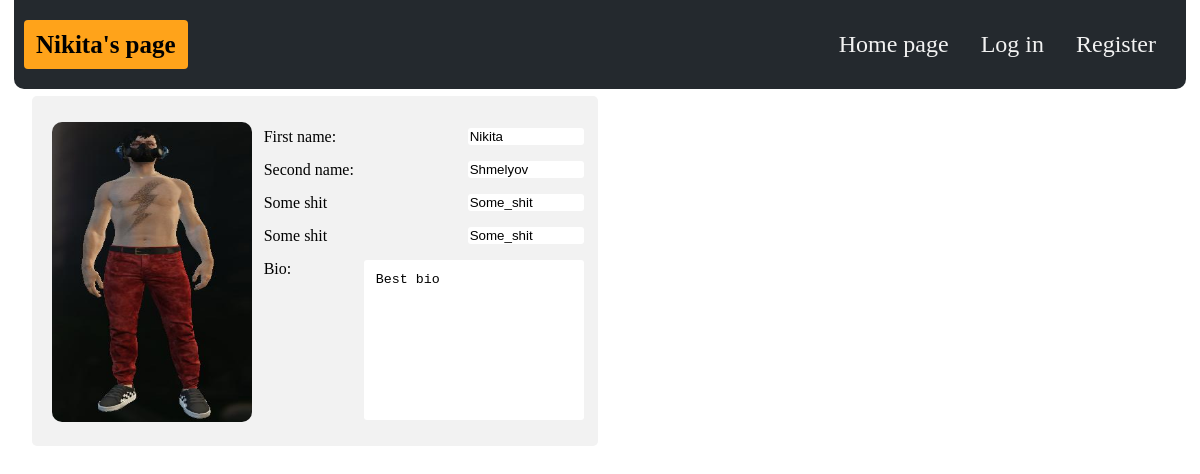
/user/profile/1/, run on an earlier commit of the app's database.
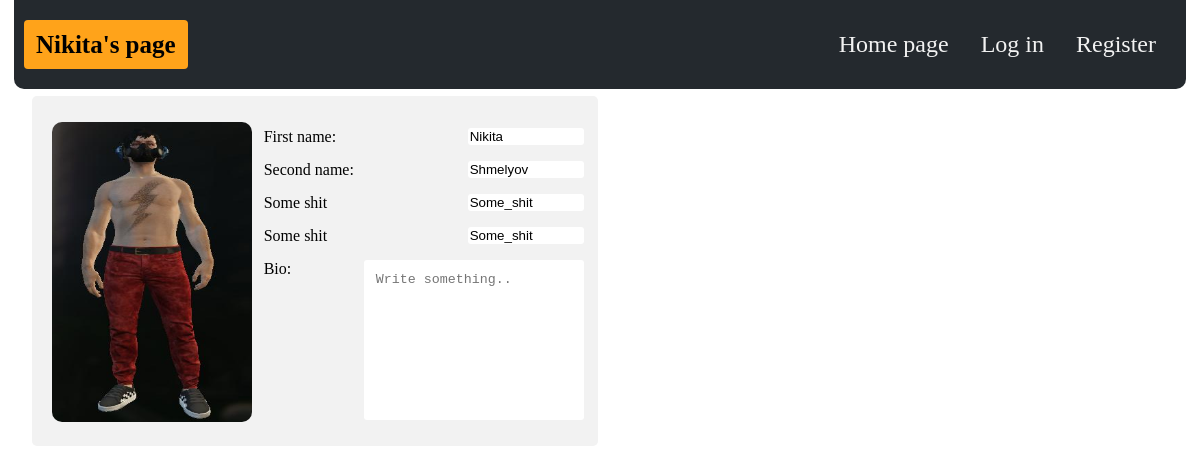
And on a later commit of the database.
### social_media/apps/user/models.py (models this page shows, shortened)
class UserProfile(models.Model):
    user = models.OneToOneField(
        User, on_delete=models.CASCADE
        )
    profile_id = models.PositiveIntegerField(
        verbose_name='User ID',
    )
    first_name = models.TextField(max_length=100, blank=True)
    second_name = models.TextField(max_length=100, blank=True)
    bio = models.TextField(max_length=10000, blank=True)
    avatar = models.ImageField(
        upload_to='profile_image',
        blank=True,
    )

### social_media/apps/user/views.py (the view)
# urls.py: path('profile/<int:profile_id>/', views.show_profile, name='show_profile'),
def show_profile(request, profile_id, friend_requests=None, check_list=None, friend_list=None):
    profile = UserProfile.objects.get(profile_id=profile_id)
    if not profile.avatar:
        profile.avatar = 'default_image/default.jpg'
    if request.user.id == profile_id:
        friend_requests = FriendshipRequest.objects.filter(to_user=profile_id)
    else:
        friend_requests = FriendshipRequest.objects.filter(to_user=request.user.id)
    check_list = [i['from_user_id'] for i in friend_requests.values()]
    friend_list = [
        UserProfile.objects.get(profile_id=i.from_user_id)
        for i in Friend.objects.filter(to_user=profile_id)
        ]
    friends_id = [i.user.id for i in friend_list]
    return render(request, 'profile_page.html', {
                'profile': profile,
                'friend_requests': friend_requests,
                'check_list': check_list,
                'friend_list': friend_list, # profiles
                'friends_id': friends_id,
        })

### social_media/apps/user/templates/profile_page.html (shortened to what this page needs)
{% extends 'profile.html' %}
{% block page_info %}
    {% if profile.profile_id == request.user.id %}
        <form action="{% url 'user:edit_profile' profile.profile_id %}" method="post" enctype="multipart/form-data">
            {% csrf_token %}
        <div class="row">
            <div class="col-25">
                <div class="profile_image">
                    <img src="{{ profile.avatar.url }}" class="avatar" >
                  </div>
                <div class='upload_img'>
                    <input type="file" id="selectedFile" style="display: none;" accept=".jpg,.png" name='profile_img' />
                    <input type="button" value="Change avatar" onclick="document.getElementById('selectedFile').click();" />
                </div>
            </div>
            <div class="col-75">
                <div class="col-75">
                    <label class='bio'>First name: </label>
                    <input type="text" placeholder="{{profile.first_name}}"
                    value="{{profile.first_name}}" name='first_name'
                    style="margin-left: 16px;">
                </div>
                <div class="col-75">
                    <label class='bio'>Second name:</label>
                    <input type="text" placeholder="{{profile.second_name}}"
                    value="{{profile.second_name}}" name='second_name'>
                </div>
                <div class="col-75">
                    <label class='bio'>Some shit</label>
                    <input type="text" placeholder="{{profile.second_name}}"
                    value="Some_shit" name='Some_shit'>
                </div>
                <div class="col-75">
                    <label class='bio'>Some shit</label>
                    <input type="text" placeholder="{{profile.second_name}}"
                    value="Some_shit" name='Some_shit'>
                </div>
                <div class="col-75" >
                    <label id='bio'>Bio:</label>
                    <textarea  name="bio" placeholder="Write something..">{{profile.bio}}</textarea>
                </div>
            </div>
        </div>
        <div class="row">
            <input type="submit" value="Update profile" >
        </div>
        </form>
    {% else %}
        <div class="row">
            <div class="col-25">
                <div class="profile_image">
                    <img src="{{ profile.avatar.url }}" class="avatar" >
                  </div>
            </div>
            <div class="col-75">
                <div class="col-75">
                    <label class='bio'>First name: </label>
                    <input type="text" placeholder="{{profile.first_name}}"
                    value="{{profile.first_name}}" name='first_name'
                    style="margin-left: 16px;" disabled >
                </div>
                <div class="col-75">
                    <label class='bio'>Second name:</label>
                    <input type="text" placeholder="{{profile.second_name}}"
                    value="{{profile.second_name}}" name='second_name' disabled>
                </div>
                <div class="col-75">
                    <label class='bio'>Some shit</label>
                    <input type="text" placeholder="{{profile.second_name}}"
                    value="Some_shit" name='Some_shit' disabled>
                </div>
                <div class="col-75">
                    <label class='bio'>Some shit</label>
                    <input type="text" placeholder="{{profile.second_name}}"
                    value="Some_shit" name='Some_shit' disabled>
                </div>
                <div class="col-75" >
                    <label id='bio'>Bio:</label>
                    <textarea  name="bio" placeholder="Write something.." disabled>{{profile.bio}}</textarea>
                </div>
            </div>
        </div>
    {% endif %}
{% endblock %}

### social_media/apps/user/templates/profile.html (shortened to what this page needs)
{% load static %}
<!DOCTYPE html>
<html lang="en">
<head>
    <link rel="stylesheet" href="{% static 'css/index.css' %}">
    <link rel="stylesheet" href="{% static 'css/profile.css' %}">
</head>
<body>
    <div class="header">
      {% if not request.user.is_authenticated %}
        <a href="" id="active" class="logo"> {% block page_name %}{{profile.first_name}}'s page{% endblock %}</a>
      {% endif %}
        <div class="header-right">
            <a href="../../">Home page</a>
          {% if request.user.is_authenticated %}
            <a class="active" href="{% url 'user:show_profile' user.id %}">Profile</a>
            <a href="{% url 'user:logout'%}?next={{request.path}}">Logout</a>
          {% else %}
            <a href="{% url 'user:sign_in'%}">Log in</a>
            <a href="{% url 'user:register'%}">Register</a>
          {% endif %}
        </div>
      </div>
    <div class="profile_content">
      <div class="container">
            {% block page_info %}
            {% endblock %}
      </div>
    </div>
</body>
</html>

What changed in the data, as far as the page shows it:
changed UserProfile "Nikita": bio "Best bio" → (not shown)
